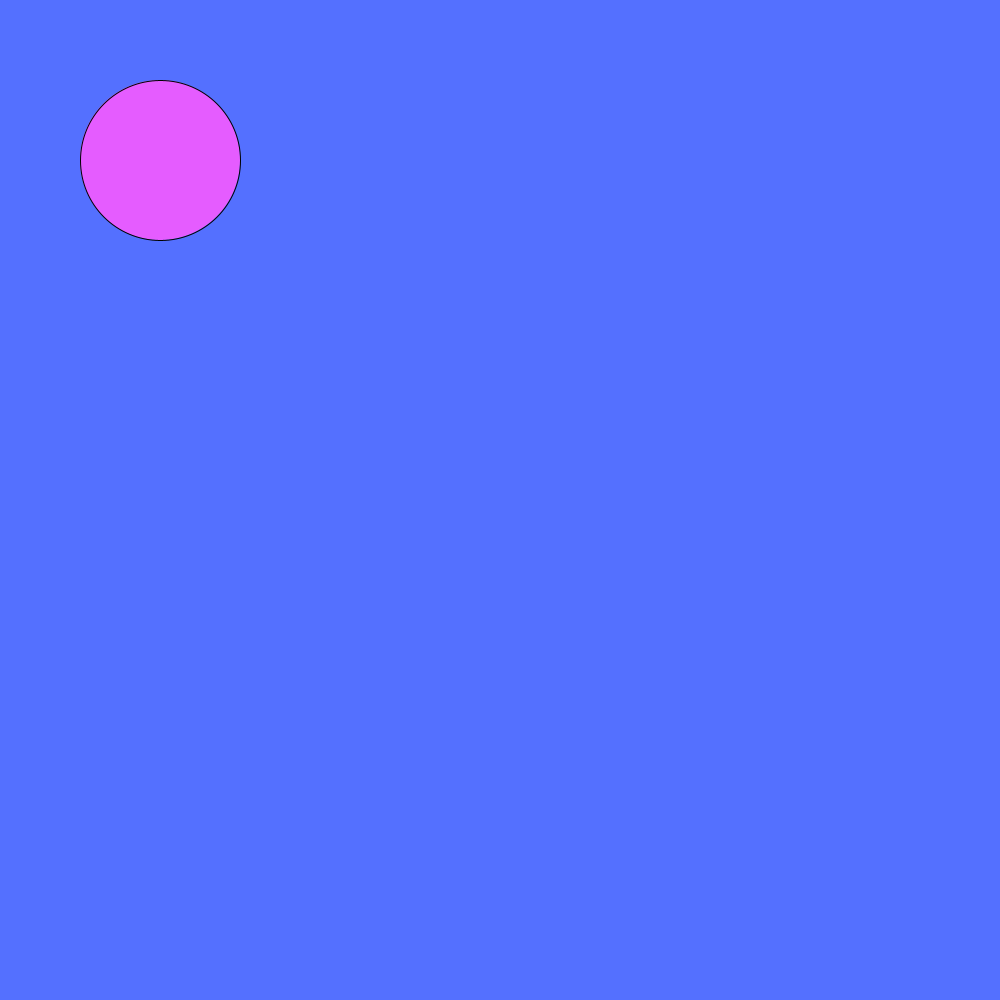
Frame 1 (no input)
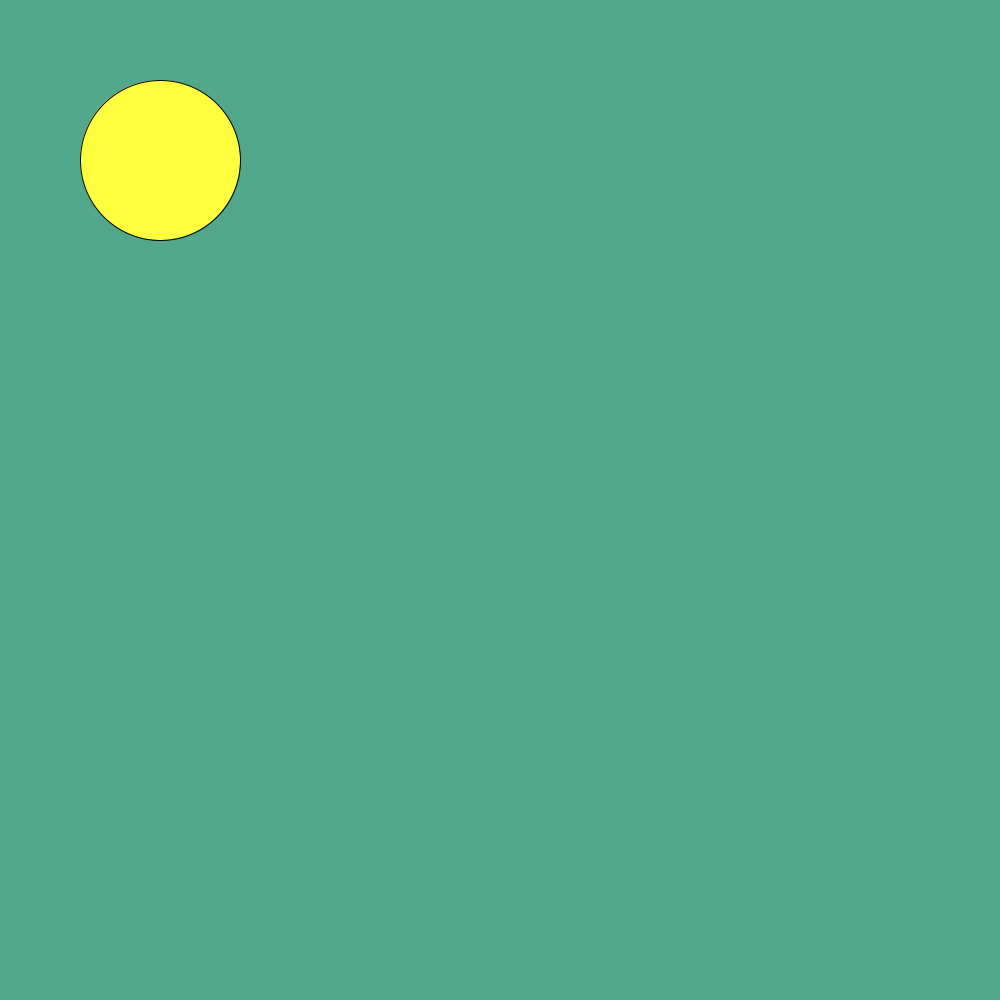
Frame 60 (the mouse pressed at the canvas centre just before this capture)
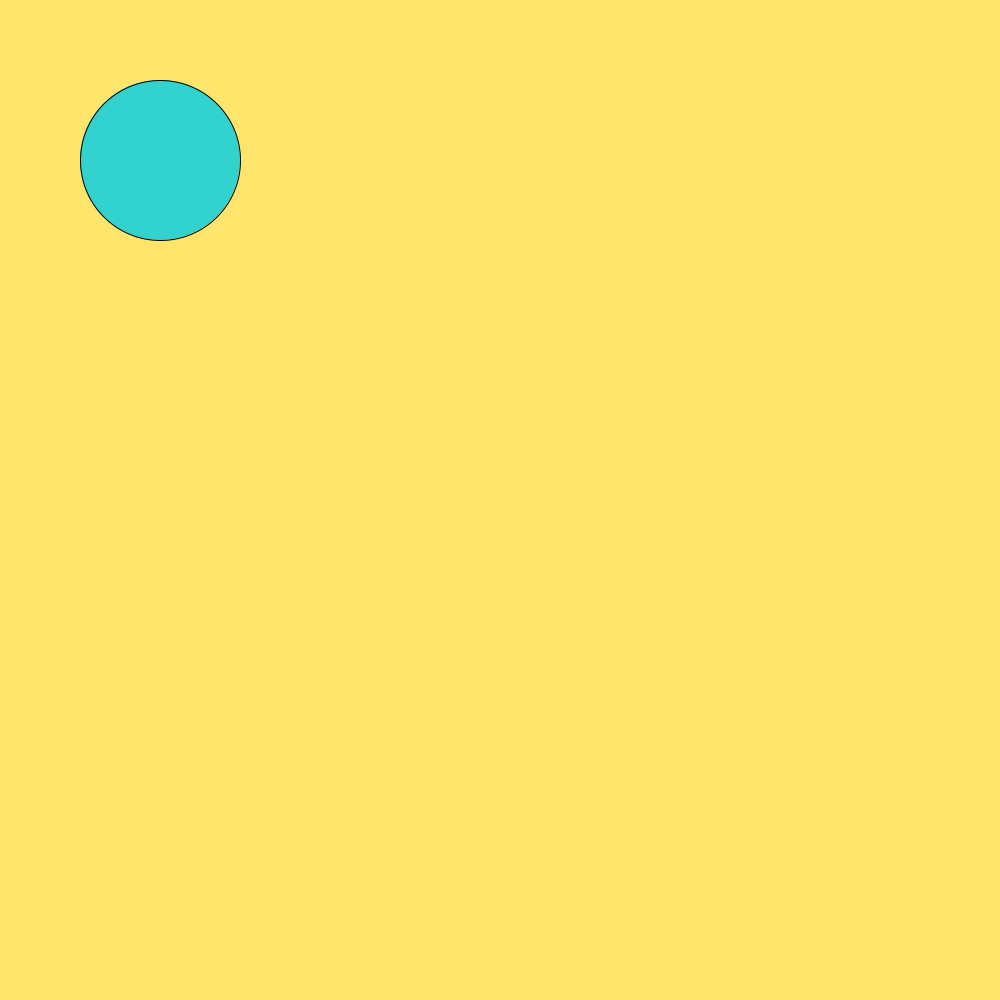
Frame 120 (the mouse held since frame 60 and released just before this capture)

The Processing sketch that drew these frames (run headless with seeded random() and noise(); from frame 60 on, the mouse is pressed at the canvas centre):

// Processing sketch: Slippery_Dot
// ── Slippery_Dot.pde
// 1. Create three integer variables to represent the x, y, and the size of the ellipse
int x=160;
int y=160;
int e=160;
int r;
int b;
int g;
int d;
int s;
int a;
void setup() {
  // 2. Set the size of your sketch
  size(1000, 1000);
}

void draw() {
 a=(int)random(355);
 s=(int)random(355);
 d=(int)random(355);
  r=(int)random(355);
 b=(int)random(355);
 g=(int)random(355);
 fill(a, s, d);
  // 3. Set the background color of your sketch
  background(r, g, b);
  // 4. Draw an ellipse. Make sure it fits in the window.
  // Use the variables created at the top of the sketch, 
  // for the location and size of your ellipse
  ellipse(x, y, e, e);
}

void mousePressed() {
  //5. Create an integer variable called distance

  //6. Set the value of the distance variable to the value returned by the getDistance method
  //   Pass the mouse's x and y (mouseX and mouseY) and the x and y of your ellipse to the method.
  int distance = getDistance( x, y, mouseX, mouseY);

  //7.  Use an if statement to check if the distance variable is < the radius of the ellipse
  //    If it is, set a new x and y for the ellipse, using a random location on the window
  //    Hint: Use the Processing random() function 
 
  if (distance<e/2) {


 background(r, g, b);
 
 x=(int)random(1000);
 y=(int)random(1000);
 
  }
}

int getDistance(int x1, int y1, int x2, int y2) {
  return (int)Math.sqrt(Math.pow((x1-x2), 2) + Math.pow((y1-y2), 2));
}
